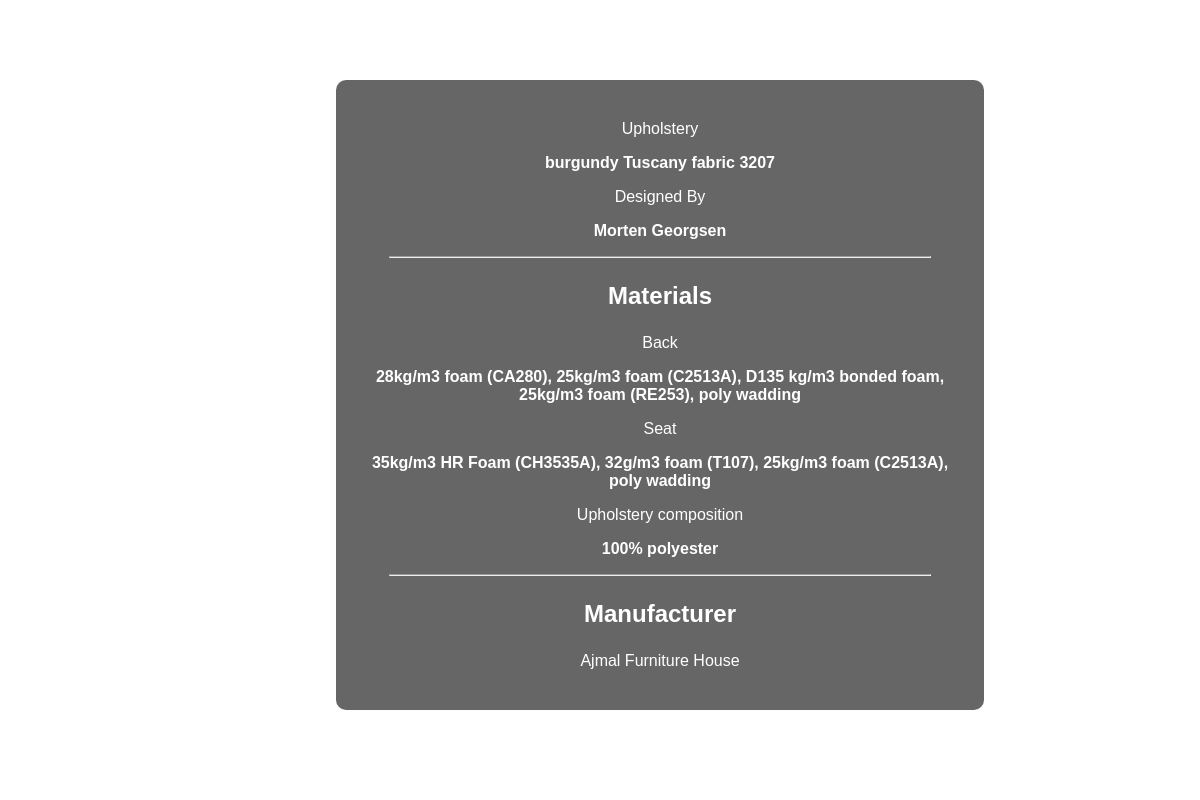
/HtmlFiles/BolzoneChairProductDetails.php, run on the app's committed database.
### tables this page shows
CREATE TABLE `bolzoneproductdetails` (
  `id` int(11) NOT NULL,
  `Upholstery` varchar(255) DEFAULT NULL,
  `DesignedBy` varchar(100) DEFAULT NULL,
  `Back` text DEFAULT NULL,
  `Seat` text DEFAULT NULL,
  `UpholsteryComposition` varchar(100) DEFAULT NULL,
  `Manufacturer` varchar(100) DEFAULT NULL
);

### PhpFiles/BolzoneProductDetails.php (the view, shortened to what this page needs)
<?php
function getBolzoneProductDetails($conn) {
    $sql = "SELECT * FROM bolzoneproductdetails LIMIT 1";
    $result = $conn->query($sql);
    if ($result->num_rows > 0) {
        $row = $result->fetch_assoc();
        echo '
        <p style="color: white;">Upholstery</p>
        <strong><p>' . $row["Upholstery"] . '</p></strong>
        <p style="color: white;">Designed By</p>
        <strong><p>' . $row["DesignedBy"] . '</p></strong>
        <hr style="width: 90%;">
        <h3 style="font-size: 24px;">Materials</h3>
        <div>
            <p style="color: white;">Back</p>
            <strong><p>' . $row["Back"] . '</p></strong>
        </div>
        <div>
            <p style="color: white;">Seat</p>
            <strong><p>' . $row["Seat"] . '</p></strong>
        </div>
        <div>
            <p style="color: white;">Upholstery composition</p>
            <strong><p>' . $row["UpholsteryComposition"] . '</p></strong>
        </div>
        <hr style="width: 90%;">
        <div>
            <h3 style="font-size: 24px;">Manufacturer</h3>
            <p style="color: white;">' . $row["Manufacturer"] . '</p>
        </div>';
    } else {
        echo "<p style='color: red;'>No data found.</p>";
    }
}
?>

### HtmlFiles/BolzoneChairProductDetails.php (style rules this page uses)
body { text-align: center; font-family: Arial, sans-serif; color: white; margin: 0; padding: 0; position: relative; overflow: hidden; }

### data on the page
bolzoneproductdetails: Upholstery "burgundy Tuscany fabric 3207", DesignedBy "Morten Georgsen", Back "28kg/m3 foam (CA280), 25kg/m3 foam (C2513A), D135 kg/m3 bonded foam, 25kg/m3 foam (RE253), poly wadding", Seat "35kg/m3 HR Foam (CH3535A), 32g/m3 foam (T107), 25kg/m3 foam (C2513A), poly wadding", UpholsteryComposition "100% polyester", Manufacturer "Ajmal Furniture House"
